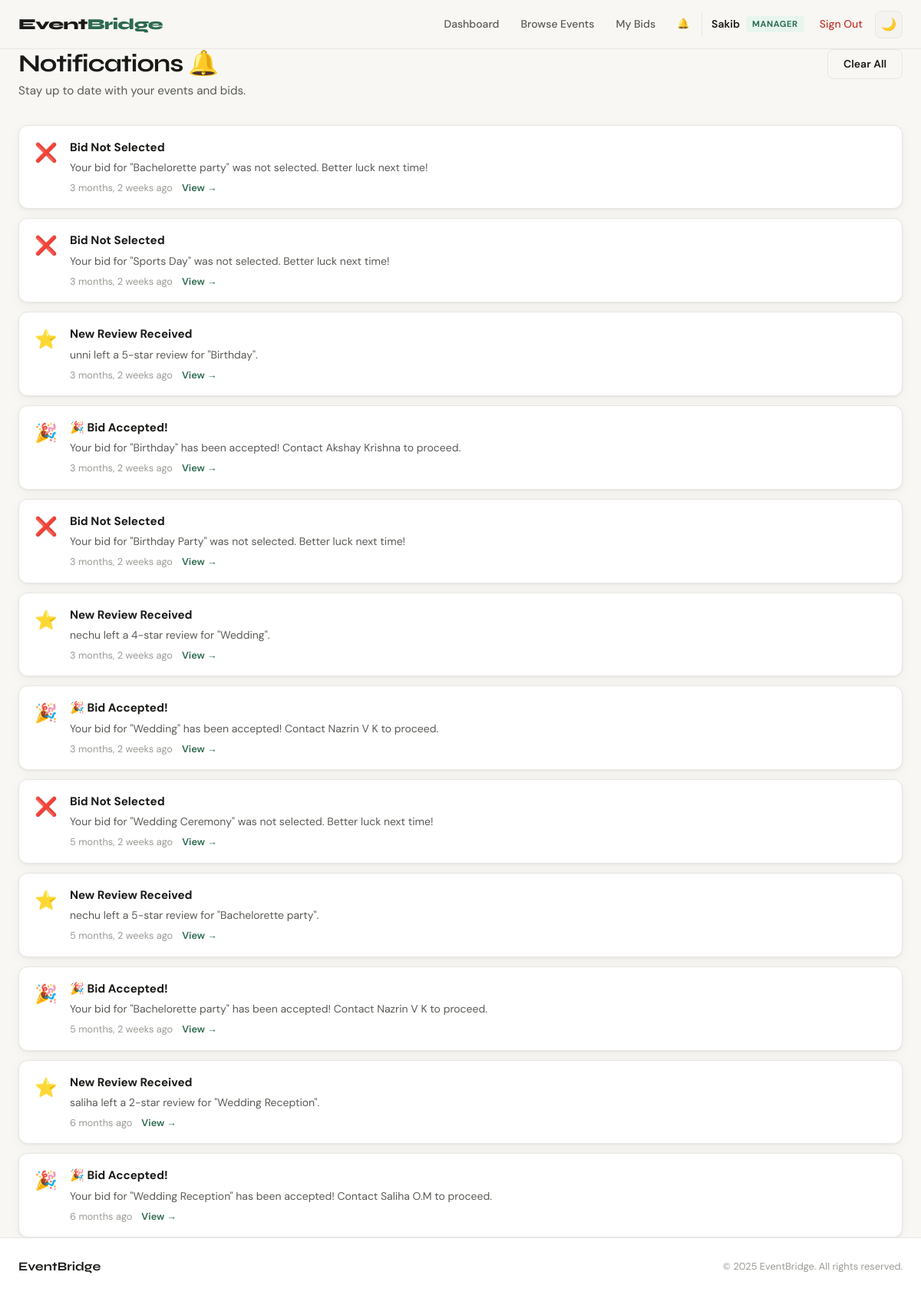
The page /notifications/ (signed in) on the database its author committed.
### apps/users/models.py (models this page shows, shortened)
class CustomUser(AbstractUser):
    ROLE_CHOICES = [
        ('admin', 'Admin'),
        ('customer', 'Customer'),
        ('manager', 'Manager'),
    ]
    role = models.CharField(max_length=20, choices=ROLE_CHOICES, default='customer')
    phone = models.CharField(max_length=20, blank=True)
    city = models.CharField(max_length=100, blank=True)

### apps/notifications/models.py (models this page shows, shortened)
class Notification(models.Model):
    TYPE_CHOICES = [
        ('new_bid', 'New Bid Received'),
        ('bid_accepted', 'Bid Accepted'),
        ('bid_rejected', 'Bid Rejected'),
        ('event_assigned', 'Event Assigned'),
        ('event_completed', 'Event Completed'),
        ('new_review', 'New Review'),
        ('event_cancelled', 'Event Cancelled'),
        ('general', 'General'),
    ]
    recipient = models.ForeignKey(
        settings.AUTH_USER_MODEL,
        on_delete=models.CASCADE,
        related_name='notifications'
    )
    notification_type = models.CharField(max_length=30, choices=TYPE_CHOICES, default='general')
    title = models.CharField(max_length=200)
    message = models.TextField()
    link = models.CharField(max_length=300, blank=True)
    is_read = models.BooleanField(default=False)
    created_at = models.DateTimeField(auto_now_add=True)
    class Meta:
        ordering = ['-created_at']

### apps/notifications/views.py (the view)
# urls.py: path('', views.notification_list, name='notifications'),
@login_required
def notification_list(request):
    notifications = Notification.objects.filter(recipient=request.user).order_by('-created_at')
    notifications.filter(is_read=False).update(is_read=True)
    return render(request, 'notifications/notification_list.html', {
        'notifications': notifications,
    })

### templates/notifications/notification_list.html (shortened to what this page needs)
{% extends 'base.html' %}
{% block content %}
<div class="container">
    <div class="page-header">
        <div>
            <h1>Notifications 🔔</h1>
            <p class="page-sub">Stay up to date with your events and bids.</p>
        </div>
        {% if notifications %}
        <form method="post" action="{% url 'clear_notifications' %}">
            <button type="submit" class="btn btn-outline" onclick="return confirm('Clear all notifications?')">
                Clear All
            </button>
        </form>
        {% endif %}
    </div>
    {% if notifications %}
    <div class="notif-list">
        {% for notif in notifications %}
        <div class="card notif-card notif-type-{{ notif.notification_type }} {% if not notif.is_read %}notif-unread{% endif %}">
            <div class="notif-icon">
                {% if notif.notification_type == 'new_bid' %}📨
                {% elif notif.notification_type == 'bid_accepted' %}🎉
                {% elif notif.notification_type == 'bid_rejected' %}❌
                {% elif notif.notification_type == 'event_assigned' %}✅
                {% elif notif.notification_type == 'event_completed' %}🏆
                {% elif notif.notification_type == 'new_review' %}⭐
                {% elif notif.notification_type == 'event_cancelled' %}🚫
                {% else %}🔔{% endif %}
            </div>
            <div class="notif-body">
                <div class="notif-title">
                    {{ notif.title }}
                </div>
                <div class="notif-message">{{ notif.message }}</div>
                <div class="notif-meta">
                    <span class="notif-time">{{ notif.created_at|timesince }} ago</span>
                    {% if notif.link %}
                    <a href="{{ notif.link }}" class="notif-link">View →</a>
                    {% endif %}
                </div>
            </div>
        </div>
        {% endfor %}
    </div>
    {% else %}
    <div class="empty-state">
        <div class="empty-icon">🔕</div>
        <h3>No notifications</h3>
        <p>You're all caught up! Notifications will appear here when there's activity on your events or bids.</p>
    </div>
    {% endif %}
</div>
{% endblock %}

### templates/base.html (shortened to what this page needs)
<!DOCTYPE html>
<html lang="en" data-theme="light">
<head>
    <link rel="stylesheet" href="/static/css/main.css">
</head>
<body>
<nav class="navbar">
    <div class="nav-inner">
        <a href="/" class="nav-logo">Event<span>Bridge</span></a>
        <div class="nav-links">
            {% if user.is_authenticated %}
                {% if user.role == 'customer' %}
                    <a href="{% url 'customer_dashboard' %}" class="nav-link">Dashboard</a>
                    <a href="{% url 'my_events' %}" class="nav-link">My Events</a>
                    <a href="{% url 'create_event' %}" class="nav-link nav-cta">+ New Event</a>
                {% elif user.role == 'manager' %}
                    <a href="{% url 'manager_dashboard' %}" class="nav-link">Dashboard</a>
                    <a href="{% url 'available_events' %}" class="nav-link">Browse Events</a>
                    <a href="{% url 'my_bids' %}" class="nav-link">My Bids</a>
                {% else %}
                    <a href="{% url 'admin_dashboard' %}" class="nav-link">Admin Panel</a>
                    <a href="{% url 'manage_users' %}" class="nav-link">Users</a>
                    <a href="{% url 'all_events_admin' %}" class="nav-link">Events</a>
                    <a href="{% url 'manage_categories' %}" class="nav-link">Categories</a>
                {% endif %}
                <a href="{% url 'notifications' %}" class="nav-link notif-link">
                    🔔 <span id="notif-badge" class="notif-badge hidden">0</span>
                </a>
                <div class="nav-user">
                    <span class="user-name">{{ user.first_name|default:user.username }}</span>
                    <span class="user-role-badge role-{{ user.role }}">{{ user.role }}</span>
                    <a href="{% url 'logout' %}" class="nav-link logout-btn">Sign Out</a>
                </div>
            {% else %}
                <a href="{% url 'login' %}" class="nav-link">Sign In</a>
                <a href="{% url 'register_customer' %}" class="nav-link nav-cta">Get Started</a>
            {% endif %}
            <button class="theme-toggle" id="themeToggle" title="Toggle dark mode">🌙</button>
        </div>
    </div>
</nav>
<div class="content-wrap">
    {% block content %}{% endblock %}
</div>
<footer class="footer">
    <div class="footer-inner">
        <span class="footer-brand">Event<strong>Bridge</strong></span>
        <span class="footer-copy">© 2025 EventBridge. All rights reserved.</span>
    </div>
</footer>
</body>
</html>

### rows shown on the page
CustomUser: first_name "Sakib", role "MANAGER"
Notification: title "Bid Not Selected", message "Your bid for \"Bachelorette party\" was not selected. Better luck next time!", created_at "3 months, 2 weeks"
Notification: title "Bid Not Selected", message "Your bid for \"Sports Day\" was not selected. Better luck next time!", created_at "3 months, 2 weeks"
Notification: title "New Review Received", message "unni left a 5-star review for \"Birthday\".", created_at "3 months, 2 weeks"
Notification: title "🎉 Bid Accepted!", message "Your bid for \"Birthday\" has been accepted! Contact Akshay Krishna to proceed.", created_at "3 months, 2 weeks"
Notification: title "Bid Not Selected", message "Your bid for \"Birthday Party\" was not selected. Better luck next time!", created_at "3 months, 2 weeks"
Notification: title "New Review Received", message "nechu left a 4-star review for \"Wedding\".", created_at "3 months, 2 weeks"
Notification: title "🎉 Bid Accepted!", message "Your bid for \"Wedding\" has been accepted! Contact Nazrin V K to proceed.", created_at "3 months, 2 weeks"
Notification: title "Bid Not Selected", message "Your bid for \"Wedding Ceremony\" was not selected. Better luck next time!", created_at "5 months, 2 weeks"
Notification: title "New Review Received", message "nechu left a 5-star review for \"Bachelorette party\".", created_at "5 months, 2 weeks"
Notification: title "🎉 Bid Accepted!", message "Your bid for \"Bachelorette party\" has been accepted! Contact Nazrin V K to proceed.", created_at "5 months, 2 weeks"
Notification: title "New Review Received", message "saliha left a 2-star review for \"Wedding Reception\".", created_at "6 months"
Notification: title "🎉 Bid Accepted!", message "Your bid for \"Wedding Reception\" has been accepted! Contact Saliha O.M to proceed.", created_at "6 months"
